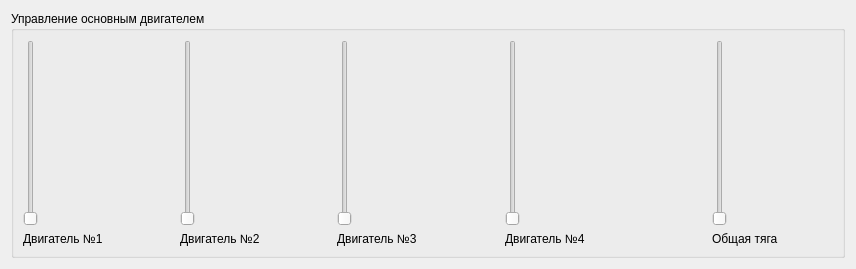
<?xml version="1.0" encoding="UTF-8"?>
<ui version="4.0">
 <class>Form</class>
 <widget class="QWidget" name="Form">
  <property name="geometry">
   <rect>
    <x>0</x>
    <y>0</y>
    <width>856</width>
    <height>269</height>
   </rect>
  </property>
  <property name="windowTitle">
   <string>Form</string>
  </property>
  <layout class="QVBoxLayout" name="verticalLayout_6">
   <item>
    <widget class="QGroupBox" name="groupBox">
     <property name="title">
      <string>Управление основным двигателем</string>
     </property>
     <layout class="QHBoxLayout" name="horizontalLayout_2">
      <item>
       <layout class="QVBoxLayout" name="verticalLayout">
        <item>
         <widget class="QSlider" name="verticalSlider">
          <property name="orientation">
           <enum>Qt::Vertical</enum>
          </property>
         </widget>
        </item>
        <item>
         <widget class="QLabel" name="label">
          <property name="text">
           <string>Двигатель №1</string>
          </property>
         </widget>
        </item>
       </layout>
      </item>
      <item>
       <spacer name="horizontalSpacer_2">
        <property name="orientation">
         <enum>Qt::Horizontal</enum>
        </property>
        <property name="sizeType">
         <enum>QSizePolicy::Fixed</enum>
        </property>
        <property name="sizeHint" stdset="0">
         <size>
          <width>30</width>
          <height>0</height>
         </size>
        </property>
       </spacer>
      </item>
      <item>
       <layout class="QVBoxLayout" name="verticalLayout_2">
        <item>
         <widget class="QSlider" name="verticalSlider_2">
          <property name="orientation">
           <enum>Qt::Vertical</enum>
          </property>
         </widget>
        </item>
        <item>
         <widget class="QLabel" name="label_2">
          <property name="text">
           <string>Двигатель №2</string>
          </property>
         </widget>
        </item>
       </layout>
      </item>
      <item>
       <spacer name="horizontalSpacer_3">
        <property name="orientation">
         <enum>Qt::Horizontal</enum>
        </property>
        <property name="sizeType">
         <enum>QSizePolicy::Fixed</enum>
        </property>
        <property name="sizeHint" stdset="0">
         <size>
          <width>30</width>
          <height>0</height>
         </size>
        </property>
       </spacer>
      </item>
      <item>
       <layout class="QVBoxLayout" name="verticalLayout_3">
        <item>
         <widget class="QSlider" name="verticalSlider_3">
          <property name="orientation">
           <enum>Qt::Vertical</enum>
          </property>
         </widget>
        </item>
        <item>
         <widget class="QLabel" name="label_3">
          <property name="text">
           <string>Двигатель №3</string>
          </property>
         </widget>
        </item>
       </layout>
      </item>
      <item>
       <spacer name="horizontalSpacer_4">
        <property name="orientation">
         <enum>Qt::Horizontal</enum>
        </property>
        <property name="sizeType">
         <enum>QSizePolicy::Fixed</enum>
        </property>
        <property name="sizeHint" stdset="0">
         <size>
          <width>40</width>
          <height>20</height>
         </size>
        </property>
       </spacer>
      </item>
      <item>
       <layout class="QVBoxLayout" name="verticalLayout_4">
        <item>
         <widget class="QSlider" name="verticalSlider_4">
          <property name="orientation">
           <enum>Qt::Vertical</enum>
          </property>
         </widget>
        </item>
        <item>
         <widget class="QLabel" name="label_4">
          <property name="text">
           <string>Двигатель №4</string>
          </property>
         </widget>
        </item>
       </layout>
      </item>
      <item>
       <spacer name="horizontalSpacer">
        <property name="orientation">
         <enum>Qt::Horizontal</enum>
        </property>
        <property name="sizeType">
         <enum>QSizePolicy::Fixed</enum>
        </property>
        <property name="sizeHint" stdset="0">
         <size>
          <width>80</width>
          <height>0</height>
         </size>
        </property>
       </spacer>
      </item>
      <item>
       <layout class="QVBoxLayout" name="verticalLayout_5">
        <item>
         <widget class="QSlider" name="verticalSlider_5">
          <property name="orientation">
           <enum>Qt::Vertical</enum>
          </property>
         </widget>
        </item>
        <item>
         <widget class="QLabel" name="label_5">
          <property name="text">
           <string>Общая тяга</string>
          </property>
         </widget>
        </item>
       </layout>
      </item>
     </layout>
    </widget>
   </item>
  </layout>
 </widget>
 <resources/>
 <connections/>
</ui>
